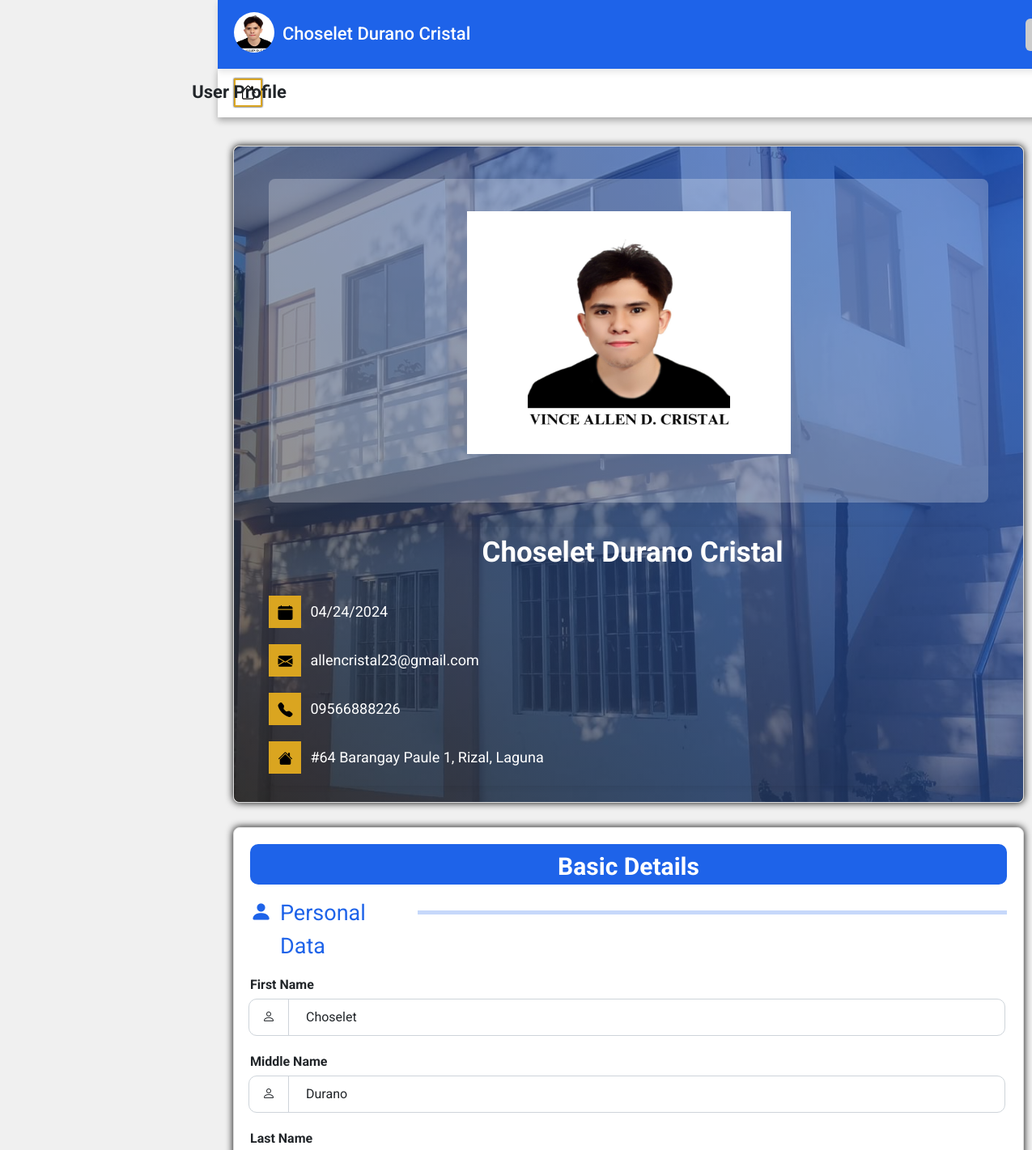
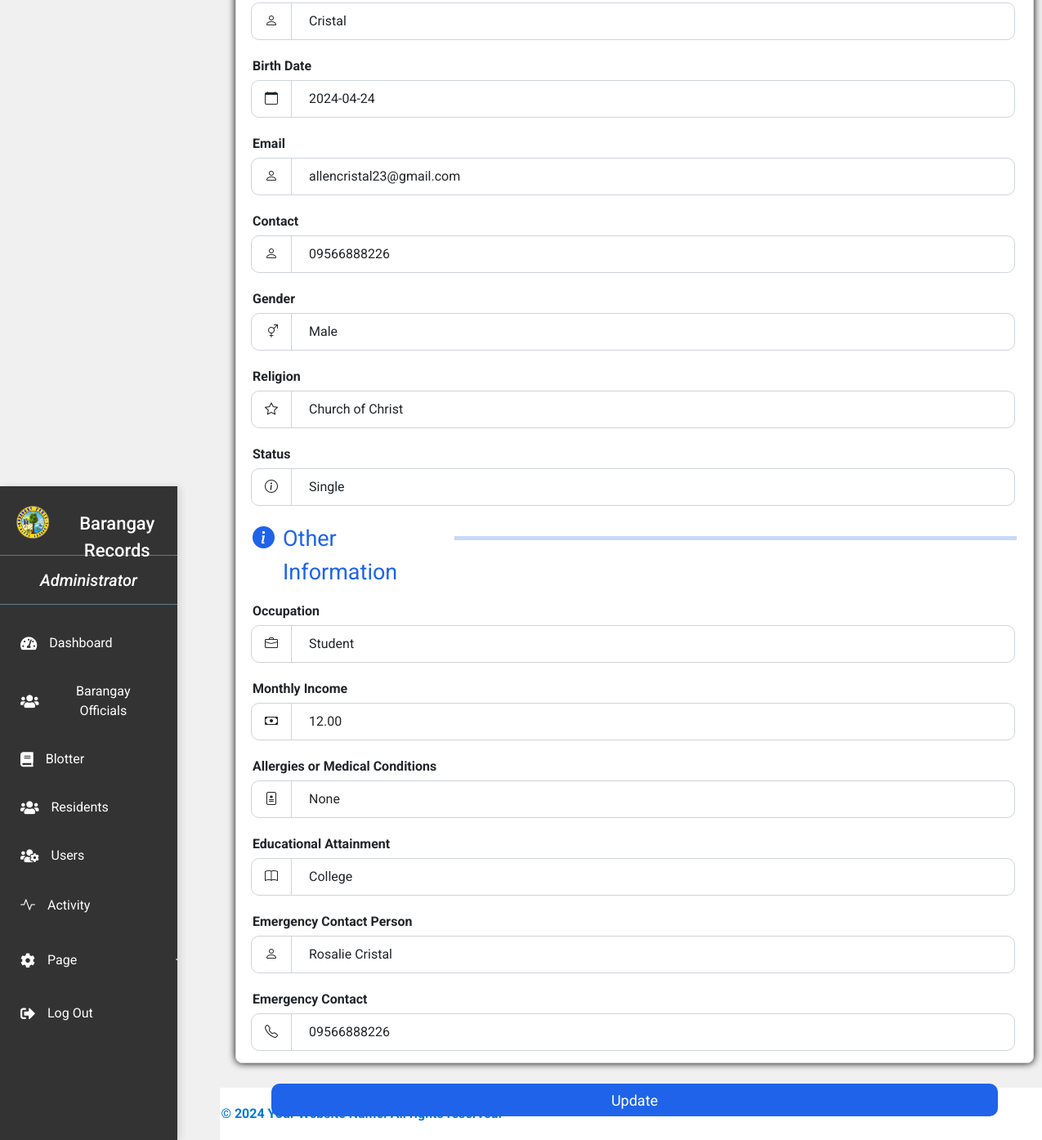
/UserProfile.php (signed in), run on the app's committed database (2 pictures, top to bottom).
### tables this page shows
CREATE TABLE `proof_of_identity` (
  `id` int(11) NOT NULL,
  `picture` varchar(255) NOT NULL,
  `valid_id` varchar(255) NOT NULL,
  `created_at` timestamp NOT NULL DEFAULT current_timestamp()
);

CREATE TABLE `profiledata` (
  `id` int(11) NOT NULL,
  `firstname` varchar(50) NOT NULL,
  `middlename` varchar(50) DEFAULT NULL,
  `lastname` varchar(50) NOT NULL,
  `gender` enum('Male','Female','Other') NOT NULL,
  `birthdate` date NOT NULL,
  `email` varchar(100) NOT NULL,
  `contact` varchar(20) NOT NULL,
  `religion` varchar(50) NOT NULL,
  `status` enum('Single','Married','Divorced','Widowed') NOT NULL,
  `emergency_person` varchar(100) NOT NULL,
  `emergency_contact` varchar(20) NOT NULL,
  `created_at` timestamp NOT NULL DEFAULT current_timestamp()
);

CREATE TABLE `importantinfo` (
  `id` int(11) NOT NULL,
  `address` varchar(255) NOT NULL,
  `barangay` varchar(100) NOT NULL,
  `city` varchar(100) NOT NULL,
  `province` varchar(100) NOT NULL,
  `occupation` varchar(100) NOT NULL,
  `monthly_income` decimal(10,2) NOT NULL,
  `number_of_years` int(11) NOT NULL,
  `number_household` int(11) NOT NULL,
  `allergies_conditions` text DEFAULT NULL,
  `education` varchar(100) NOT NULL,
  `created_at` timestamp NOT NULL DEFAULT current_timestamp()
);

### UserProfile.php (the view, shortened to what this page needs)
<?php
include 'connection.php';
$username = $_SESSION['username'];
$sql = "SELECT * FROM profiledata WHERE email = ?";
$stmt = $conn->prepare($sql);
$stmt->bind_param("s", $username);
$stmt->execute();
$result = $stmt->get_result();
$row = $result->fetch_assoc();
$profilefirstname = $row["firstname"];
$profilemiddlename = $row["middlename"];
$profilelastname = $row["lastname"];
$profilebirthdate = $row["birthdate"];
$profileemail = $row["email"];
$profilecontact = $row["contact"];
$profilegender = $row["gender"];
$profilereligion = $row["religion"];
$profilestatus = $row["status"];
$profileemergency_person = $row["emergency_person"];
$profileemergency_contact = $row["emergency_contact"];
$sql = "SELECT * FROM importantinfo WHERE id = (SELECT id FROM profiledata WHERE email = ?)";
$stmt = $conn->prepare($sql);
$stmt->bind_param("s", $username);
$stmt->execute();
$result = $stmt->get_result();
$row = $result->fetch_assoc();
$profileaddress = $row["address"];
$profilebarangay = $row["barangay"];
$profilecity = $row["city"];
$profileprovince = $row["province"];
$profileoccupation = $row["occupation"];
$profilemonthly_income = $row["monthly_income"];
$profileallergies_conditions = $row["allergies_conditions"];
$profileeducation = $row["education"];
$sql = "SELECT * FROM proof_of_identity WHERE id = (SELECT id FROM profiledata WHERE email = ?)";
$stmt = $conn->prepare($sql);
$stmt->bind_param("s", $username);
$stmt->execute();
$result = $stmt->get_result();
$row = $result->fetch_assoc();
$profilepicture = $row["picture"];
?>
<!DOCTYPE html>
<html lang="en">
<head>
  <link href="https://cdn.jsdelivr.net/npm/bootstrap@5.3.3/dist/css/bootstrap.min.css" rel="stylesheet">
  <link href="https://cdnjs.cloudflare.com/ajax/libs/font-awesome/5.15.3/css/all.min.css" rel="stylesheet">
  <link href="https://cdn.jsdelivr.net/npm/bootstrap-icons@1.8.1/font/bootstrap-icons.css" rel="stylesheet">
  <link rel="stylesheet" href="UserProfile.css">
  <link rel="stylesheet" href="https://cdnjs.cloudflare.com/ajax/libs/limonte-sweetalert2/11.1.7/sweetalert2.min.css">
</head>
<body>
    <div>
        <div class="header">
          <div class="picfetch">
        <?php
            include 'connection.php';
              $sql = "SELECT * FROM proof_of_identity WHERE id = (SELECT id FROM profiledata WHERE email = ?)";
              $stmt = $conn->prepare($sql);
              $stmt->bind_param("s", $_SESSION['username']);
              $stmt->execute();
              $result = $stmt->get_result();
            if ($result->num_rows > 0) {
                $row = $result->fetch_assoc();
                $picture = $row["picture"];
            } else {
                $picture = "";
            }
              $sql = "SELECT * FROM profiledata WHERE email = ?";
              $stmt = $conn->prepare($sql);
              $stmt->bind_param("s", $_SESSION['username']);
              $stmt->execute();
              $result = $stmt->get_result();
            if ($result->num_rows > 0) {
              $row = $result->fetch_assoc();
              $firstname = $row["firstname"];
              $middlename = $row["middlename"];
              $lastname = $row["lastname"];
            } else {
              $firstname = "";
              $middlename = "";
              $lastname = "";
            }
          ?>
          <img src="<?php echo $picture; ?>" width="80px" height="80px" onerror="this.style.display='none';">
          <p class="p"><?php echo $firstname . " " . $middlename . " " . $lastname; ?></p>
      </div>
          <div class="profile-icon" onclick="toggleProfileDetails()">
          </div>
        </div>
        <div class="navigation" id="navigation">
          <div class="logo">
            <img src="images/logo1.png" alt="Barangay Logo" height="40px" width="40px">
            <p>Barangay Records</p>
          </div>
          <div class="administrators">
            <p><em> Administrator</em></p>
          </div>
          <a href="AdminDashboard.php" class="a1" id="dashb"><i class="fas fa-tachometer-alt"></i> Dashboard</a>
          <a href="BarangayOfficial.php" class="a1"><i class="fas fa-users"></i> Barangay Officials</a>
          <a href="Blotter.php" class="a1"><i class="fas fa-book"></i> Blotter</a>
          <a href="Resident.php" class="a1"><i class="fas fa-users"></i> Residents</a>
          <a href="Users.php" class="a1"><i class="fas fa-users-cog"></i> Users</a>
          <a href="Activity.php" class="a1"><i class="bi bi-activity"></i> Activity</a>
          <div class="dropdown" onclick="toggleDropdown()">
            <button class="btn btn-primary plus-toggle" type="button" id="dropdownMenuButton" >
              <i class="fas fa-cog"></i>Page <i class="bi bi-plus"></i>
            </button>
          </div>
          <a href="#" onclick="confirmLogout()" class="a1"><i class="fas fa-sign-out-alt"></i> Log Out</a>
        </div>
      </div>
      <div class="title-with-icon" style="z-index: 100;">
        <a href="AdminDashboard.php" title="Dashboard"><i class="bi bi-house"></i></a>
        <p>User Profile</p>
      </div>
      <div class="dashboard-box-container1">
        <div class="dashboard-box1" id="db1">
          <div class="div">
            <div class="img">
            <img src="<?php echo $profilepicture; ?>">
          </div>
          </div>
          <div class="info">
            <form class="form1">
              <div class="form-group1">
                  <div class="input-group">
                      <input type="text" id="name" name="name" placeholder="First Name" value="<?php echo $profilefirstname . ' ' . $profilemiddlename . ' ' . $profilelastname; ?>">
                  </div>
              </div>
              <div class="form-group1">
                <div class="input-group">
                    <i class="bi bi-calendar-fill"></i>
                    <input type="date" id="birthdate" name="birthdate" value="<?php echo $profilebirthdate; ?>" readonly>
                </div>
            </div>
            <div class="form-group1">
                <div class="input-group">
                    <i class="bi bi-envelope-fill"></i>
                    <input type="email" id="email" name="email" placeholder="Email Address" value="<?php echo $profileemail; ?>" readonly>
                </div>
            </div>
            <div class="form-group1">
                <div class="input-group">
                    <i class="bi bi-telephone-fill"></i>
                    <input type="tel" id="contact" name="contact" placeholder="Contact Number" value="<?php echo $profilecontact; ?>" readonly>
                </div>
            </div>
            <div class="form-group1">
                <div class="input-group">
                    <i class="bi bi-house-fill"></i>
                    <input type="text" id="address" name="address" placeholder="Address" value="<?php echo '#'. $profileaddress . ' ' . $profilebarangay . ', ' . $profilecity . ', ' . $profileprovince; ?>" readonly>
                </div>
            </div>
  </div>
        </div>
      </div>
      <div class="dashboard-box-container2">
        <div class="dashboard-box2">
          <div class="basic"><p>Basic Details</p></div>
          <div class="personaldata1">
            <i class="bi bi-person-fill"></i>
            <p>Personal Data</p><hr>
          </div>
          <form class="form2" id="form2" method="post" action="update_profile.php">
            <div class="form-group2">
                <div class="input-group">
                  <label for="gender">First Name</label>
                  <div class="input-group">
                    <span class="input-group-text"><i class="bi bi-person"></i></span>
                    <input type="text" class="form-control" id="firstname" name="firstname" placeholder="First Name" value="<?php echo $profilefirstname; ?>">
                  </div>
                </div>
                <div class="input-group">
                  <label for="gender">Middle Name</label>
                  <div class="input-group">
                    <span class="input-group-text"><i class="bi bi-person"></i></span>
                    <input type="text" class="form-control" id="middlename" name="middlename" placeholder="Middle Name" value="<?php echo $profilemiddlename; ?>">
                  </div>
                </div>
                <div class="input-group">
                  <label for="gender">Last Name</label>
                  <div class="input-group">
                    <span class="input-group-text"><i class="bi bi-person"></i></span>
                    <input type="text" class="form-control" id="lastname" name="lastname" placeholder="Last Name" value="<?php echo $profilelastname; ?>">
                  </div>
                </div>
                <div class="input-group">
                  <label for="gender">Birth Date</label>
                  <div class="input-group">
                    <span class="input-group-text"><i class="bi bi-calendar"></i></span>
                    <input type="text" class="form-control" id="birthdate" name="birthdate" placeholder="Birth Date" value="<?php echo $profilebirthdate; ?>">
                  </div>
                </div>
                <div class="input-group">
                  <label for="gender">Email</label>
                  <div class="input-group">
                    <span class="input-group-text"><i class="bi bi-person"></i></span>
                    <input type="text" class="form-control" id="email" name="email" placeholder="Email" value="<?php echo $profileemail; ?>">
                  </div>
                </div>
                <div class="input-group">
                  <label for="gender">Contact</label>
                  <div class="input-group">
                    <span class="input-group-text"><i class="bi bi-person"></i></span>
                    <input type="text" class="form-control" id="contact1" name="contact" placeholder="Contact" value="<?php echo $profilecontact; ?>">
                  </div>
                </div>
                <div class="input-group">
                    <label for="gender">Gender</label>
                    <div class="input-group">
                      <span class="input-group-text"><i class="bi bi-gender-ambiguous"></i></span>
                      <input type="text" class="form-control" id="gender" name="gender" placeholder="Gender" value="<?php echo $profilegender; ?>">
                    </div>
                </div>
            </div>
            <div class="form-group2">
                <div class="input-group">
                    <label for="religion">Religion</label>
                    <div class="input-group">
                      <span class="input-group-text"><i class="bi bi-star"></i></span>
                      <input type="text" class="form-control" id="religion" name="religion" placeholder="Religion" value="<?php echo $profilereligion; ?>">
                    </div>
                </div>
            </div>
            <div class="form-group2">
              <div class="input-group">
                  <label for="status">Status</label>
                  <div class="input-group">
                    <span class="input-group-text"><i class="bi bi-info-circle"></i></span>
                    <input type="text" class="form-control"  id="status" name="status" placeholder="Status" value="<?php echo $profilestatus; ?>">
                  </div>
              </div>
            </div>
          </form>
          <div id="otherinfo">
            <i class="bi bi-info-circle-fill"></i>
            <p>Other Information</p>
            <hr>
          </div>
          <form class="form3" id="form3" method="post" action="update_profile.php">
            <div class="form-group3">
              <div class="input-group">
                <label for="occupation">Occupation</label>
                <div class="input-group">
                  <span class="input-group-text"><i class="bi bi-briefcase"></i></span>
                  <input type="text" class="form-control" id="occupation" name="occupation" placeholder="Occupation" value="<?php echo $profileoccupation; ?>">
                </div>
              </div>
            </div>
          <div class="form-group3">
              <div class="input-group">
                  <label for="monthly_income">Monthly Income</label>
                  <div class="input-group">
                    <span class="input-group-text"><i class="bi bi-cash"></i></span>
                    <input type="text" class="form-control" id="monthly_income" name="monthly_income" placeholder="Monthly Income" value="<?php echo $profilemonthly_income; ?>">
                  </div>
              </div>
          </div>
          <div class="form-group3">
              <div class="input-group">
                  <label for="allergies_conditions">Allergies or Medical Conditions</label>
                  <div class="input-group">
                    <span class="input-group-text"><i class="bi bi-file-medical"></i></span>
                    <input type="text" class="form-control" id="allergies_conditions" name="monthly_income" placeholder="Allergies or Medical Conditions" value="<?php echo $profileallergies_conditions; ?>">
                  </div>
              </div>
          </div>
          <div class="form-group3">
              <div class="input-group">
                  <label for="education">Educational Attainment</label>
                  <div class="input-group">
                    <span class="input-group-text"><i class="bi bi-book"></i></span>
                    <input type="text" class="form-control" id="education" name="education" placeholder="Education Attainment" value="<?php echo $profileeducation; ?>">
                  </div>
              </div>
          </div>
          <div class="form-group3">
            <div class="input-group">
                <label for="name">Emergency Contact Person</label>
                <div class="input-group">
                  <span class="input-group-text"><i class="bi bi-person"></i></span>
                  <input type="text" class="form-control"  id="name1" name="emergency_person" placeholder="Emergency Contact Person" value="<?php echo $profileemergency_person; ?>">
                </div>
            </div>
        </div>
        <div class="form-group3">
            <div class="input-group">
                <label for="contact">Emergency Contact</label>
                <div class="input-group">
                  <span class="input-group-text"><i class="bi bi-telephone"></i></span>
                  <input type="text" class="form-control"  id="contact" name="emergency_contact" placeholder="Contact Number" value="<?php echo $profileemergency_contact; ?>">
                </div>
            </div>
        </div>
          </form>
          <button type="button" class="btn btn-primary" onclick="updateForms()">Update</button>
        </div>
      </div>
      <footer class="footer">
        <div class="container">
            <p>&copy; 2024 Your Website Name. All rights reserved.</p>
        </div>
      </footer>
  </body>
</html>

### data on the page
proof_of_identity: picture (picture)
profiledata: firstname "Choselet", middlename "Durano", lastname "Cristal", name "Choselet Durano Cristal", birthdate "04/24/2024", email "allencristal23@gmail.com", contact "09566888226", birthdate "2024-04-24", gender "Male", religion "Church of Christ", status "Single", emergency_person "Rosalie Cristal", emergency_contact "09566888226"
importantinfo: address "#64 Barangay Paule 1, Rizal, Laguna", occupation "Student", monthly_income "12.00", monthly_income "None", education "College"
